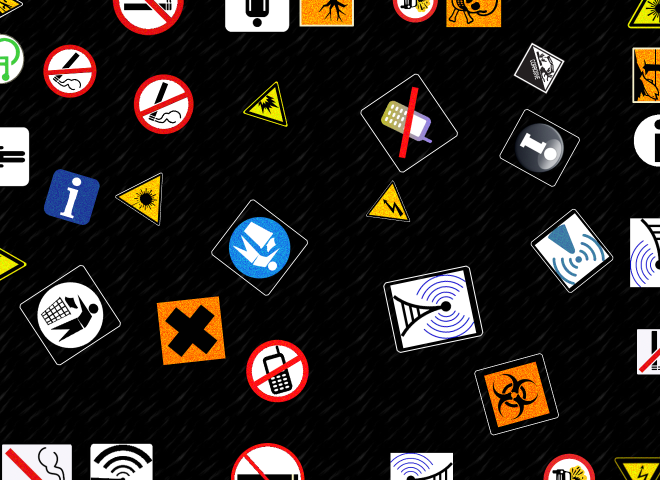
%> input picture TRABALHO_2/Seq39x/imagens/svpi2023_TP2_img_391_09.png, 1320 x 960 px (shown at 1/2 size); its folder holds only this picture in this run
$ octave border_counter_hsv.m   (GNU Octave 9; MATLAB toolbox functions it lacks are replaced by stand-ins)
%> lines starting %> are read from the running program, lines starting %| are printed output that depends on the picture; in (x1, y1, x2, y2) boxes, pixels count from 0 and x2, y2 are one past the last pixel; in counts of white or black regions, pixels touching at a corner belong together; the program's own positions count from 1
clear all
close all
clc
%function tp2_97746()
nn = 97746;

dificuldade = 1; % 1-hardest; 2-mid; 3 - easier

% lista = dir("Imagens de Referência/frame/svpi2023_TP2_img_*"+dificuldade+"_*.png");
% lista = dir("Imagens de Referência/noframe/svpi2023_TP2_img_*"+dificuldade+"_*.png");
 lista = dir("Seq39x/imagens/svpi2023_TP2_img_*"+dificuldade+"_*.png");
% lista = dir("../svpi2023_TP2_img_*"+dificuldade+"_*.png");

num_files = size(lista,1);
matrix = zeros(num_files,18);
for i=1:num_files
    tic
    file = lista(i).name;
    num_seq = str2double(file(18:20));
    num_img = str2double(file(22:23));
    image = im2double(imread([lista(i).folder,'\',lista(i).name]));
    %imshow(image)
    figure
    [obj_border,obj_ok,obj_frame,bio,cor,elec,explo,info,laser,lit,phone,smoking,tox,wc,wifi] = func_identifier(image);
    matrix(i,:) =[nn,num_seq,num_img,obj_border,obj_ok,obj_frame,bio,cor,elec,explo,info,laser,lit,phone,smoking,tox,wc,wifi];
    %pause
    toc
end
writematrix(matrix,"tp2_97746.txt")
disp('finished')
%close all
%end

function [obj_border,obj_ok,obj_frame,bio,cor,elec,explo,info,laser,lit,phone,smoking,tox,wc,wifi] = func_identifier(image)
obj_border = 0;
obj_ok = 0;
obj_frame = 0;
bio = 0;
cor = 0;
elec = 0;
explo = 0;
info = 0;
laser = 0;
lit = 0;
phone = 0;
smoking = 0;
tox = 0;
wc = 0;
wifi = 0;

Z_hsv = rgb2hsv(image);
%> Z_hsv: size 960x1320x3 double; mean H, S, V 0.0408, 0.078, 0.178
Z = Z_hsv(:,:,3);
Z = imadjust(Z);
Z = autobin(Z);
%> in autobin, `mask = graythresh(A);`: mask = 0.475
%> in autobin, `Z = imbinarize(A,mask);`:
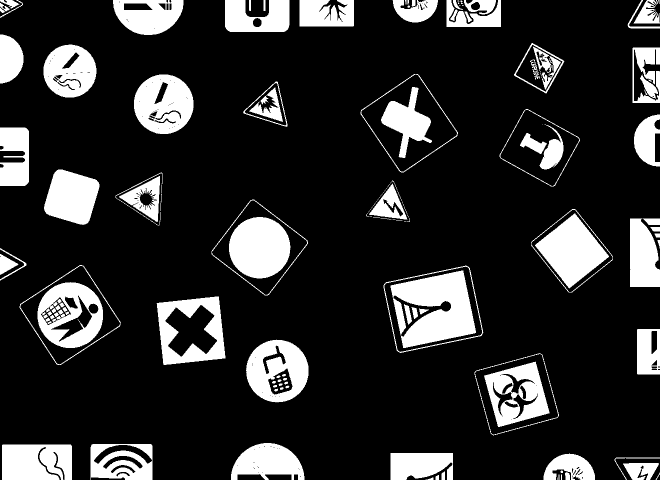
%> Z: size 960x1320 logical (shown at 1/2 size); 17.8% white; 153 white regions (46 under 20 px), largest, box (x1, y1, x2, y2) and area: (781, 541, 952, 696) 16519, (458, 434, 581, 557) 11820, (1070, 427, 1218, 577) 11349

% [7 lines of commented-out code are left out]

tolerance = 0.2;
tolerance_inf = 1-tolerance;
tolerance_sup = 1+tolerance;

mask = bwareaopen(Z, 200);
%> mask: size 960x1320 logical; 17.5% white; 56 white regions
[L,~] = bwlabel(mask);
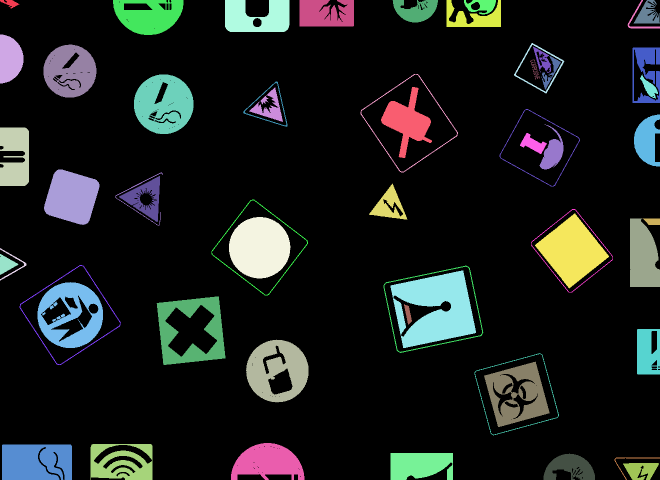
%> L: size 960x1320 double (shown at 1/2 size); 57 distinct labels, from 0 to 56; one colour per label, 0 black
features = regionprops(mask,'all');
%> features = 56 regions; largest, box (x1, y1, x2, y2), Area, Centroid, MajorAxisLength, MinorAxisLength and Eccentricity: (781, 541, 952, 696) 16519 [871.7 618.2] 171.7 157.5 0.399, (458, 434, 581, 557) 11820 [519.8 495.9] 122.7 122.6 0.0441, (1070, 427, 1218, 577) 11349 [1144.6 502.2] 127.8 118.5 0.375
border_limits_solidity = [0.044261*tolerance_inf 0.053804*tolerance_sup];
border_limits_circularity = [0.037822*tolerance_inf 0.046407*tolerance_sup];
border_idx_solidity = find([features.Solidity] > border_limits_solidity(1) & [features.Solidity]<border_limits_solidity(2));
%> border_idx_solidity = [7 13 17 25 28 35 37 41]
border_idx_circularity = find([features.Circularity] > border_limits_circularity(1) & [features.Circularity]<border_limits_circularity(2));
%> border_idx_circularity = [7 17 25 28 35 37 41 47]

mask = ismember(L, intersect(border_idx_solidity, border_idx_circularity));
%> mask: size 960x1320 logical; 0.51% white in thin lines or dots, all inside (x1, y1, x2, y2) = (39, 148, 1226, 871)
% subplot(1,3,1)
% imshow(mask)
filled = imfill(mask, 'holes');
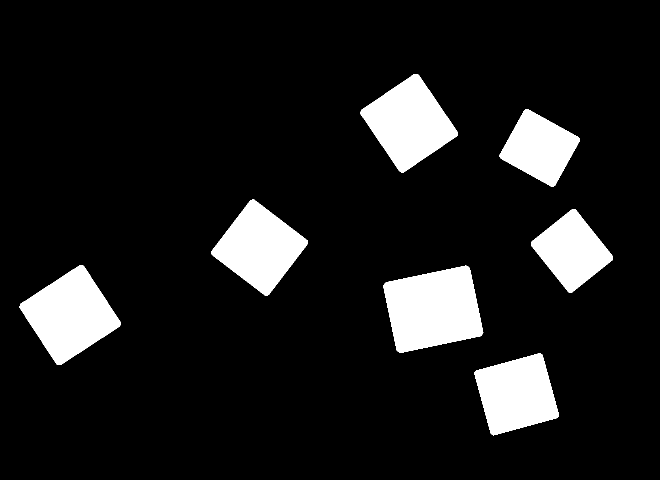
%> filled: size 960x1320 logical (shown at 1/2 size); 10.8% white; 7 white regions
features_filled = regionprops(filled,'all');
%> features_filled = 7 regions; largest, box (x1, y1, x2, y2), Area, Centroid, MajorAxisLength, MinorAxisLength and Eccentricity: (767, 531, 967, 706) 25472 [867 619] 203.9 166.1 0.58, (39, 530, 242, 730) 22408 [140.9 630.8] 176.8 168.7 0.299, (721, 148, 916, 345) 21142 [818.8 246.8] 173.9 161.8 0.367, (423, 399, 616, 591) 20048 [519.8 495.6] 166.2 160.5 0.259
border_idx_circularity = find([features_filled.Circularity] > 0.7);
%> border_idx_circularity = [1 2 3 4 5 6 7]
obj_frame = length(border_idx_circularity);
%> obj_frame = 7
Z = logical(Z-mask);

img = imdilate(Z,ones(3));
%> img: size 960x1320 logical; 19.6% white; 62 white regions (1 under 20 px), largest, box (x1, y1, x2, y2) and area: (780, 540, 953, 697) 17620, (457, 433, 582, 558) 12318, (74, 563, 207, 697) 12185
img = imfill(img,'holes');
%> img: size 960x1320 logical; 21.2% white; 49 white regions (1 under 20 px), largest, box (x1, y1, x2, y2) and area: (780, 540, 953, 697) 19764, (312, 592, 452, 731) 16155, (74, 563, 207, 697) 14107
Z = bwconvhull(img,'objects');
%> Z: size 960x1320 logical; 22.4% white; 37 white regions, largest, box (x1, y1, x2, y2) and area: (780, 540, 953, 697) 20023, (312, 592, 452, 731) 16386, (74, 563, 207, 697) 14240
Z = bwmorph(Z,"bridge");
Z = bwareaopen(Z, 200);

S = false(size(Z));
S(1,:)=1;S(end,:)=1;
%> after `S(1,:)=1`: S: size 960x1320 logical; 0.1% white in thin lines or dots, all inside (x1, y1, x2, y2) = (0, 0, 1320, 1)
S(:,1)=1;S(:,end)=1;
%> after `S(:,end)=1`: S: size 960x1320 logical; 0.36% white in thin lines or dots
S=and(S,Z);
%> S: size 960x1320 logical; 0.17% white in thin lines or dots
M = imreconstruct(S,Z);
%> M: size 960x1320 logical; 9.2% white; 20 white regions

subplot(1,2,1)
[L,obj_border] = bwlabel(M);
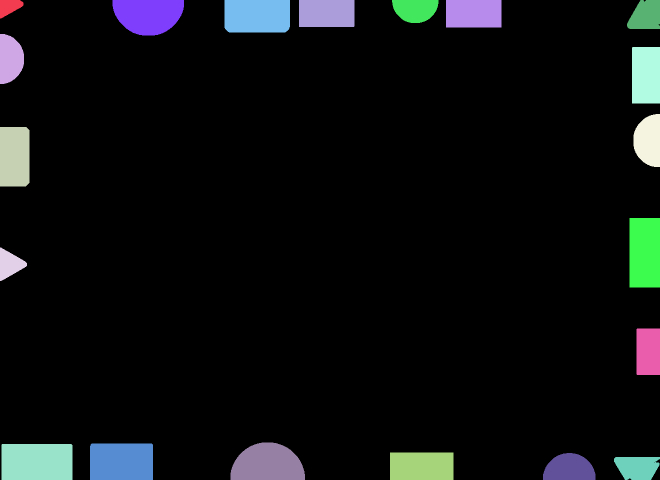
%> L: size 960x1320 double (shown at 1/2 size); 21 distinct labels, from 0 to 20; one colour per label, 0 black
%> obj_border = 20
%obj_border = n;
imshow(M)
hold on
features = regionprops(logical(L),'Circularity','Centroid','Solidity','Area','BoundingBox','Eccentricity');
%> features = 20 regions; largest, box (x1, y1, x2, y2), Area, Centroid, Eccentricity, Circularity and Solidity: (3, 888, 145, 960) 10220 [74.5 924.5] 0.862 0.741 1, (180, 887, 306, 960) 9187 [243.5 924] 0.815 0.776 1, (461, 885, 610, 960) 8924 [535.8 928.4] 0.848 0.769 0.994
for counter=1:obj_border
    x = features(counter).Centroid(1);
    y = features(counter).Centroid(2);
    text(x,y, {['Obj ' num2str(counter)]}, 'Color','r')
end
%> this loop made 20 passes
%> (x, y) on passes 1 to 12: (19.45, 14.36), (21.1, 118.4), (29.81, 313.9), (20.27, 529.2), (74.49, 924.5), (243.5, 924), (297.2, 30.97), (515, 32.72), (535.8, 928.4), (654, 27.5), (844, 933), (831.2, 20.24)

Z_adp = Z;
Z_adp(1,:)=1;Z_adp(end,:)=1;
Z_adp(:,1)=1;Z_adp(:,end)=1;
%> after `Z_adp(:,1)=1`: Z_adp: size 960x1320 logical; 22.6% white; 21 white regions, largest, box (x1, y1, x2, y2) and area: (0, 0, 1320, 960) 94519, (780, 540, 953, 697) 20023, (312, 592, 452, 731) 16386
%> after `Z_adp(:,end)=1`:
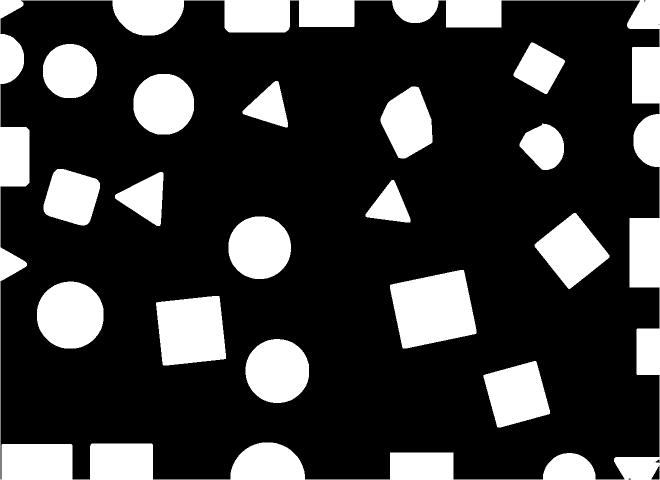
%> Z_adp: size 960x1320 logical (shown at 1/2 size); 22.6% white; 17 white regions, largest, box (x1, y1, x2, y2) and area: (0, 0, 1320, 960) 118693, (780, 540, 953, 697) 20023, (312, 592, 452, 731) 16386
N = imclearborder(Z_adp);
%> N: size 960x1320 logical; 13.2% white; 16 white regions
[L,obj_ok] = bwlabel(N);
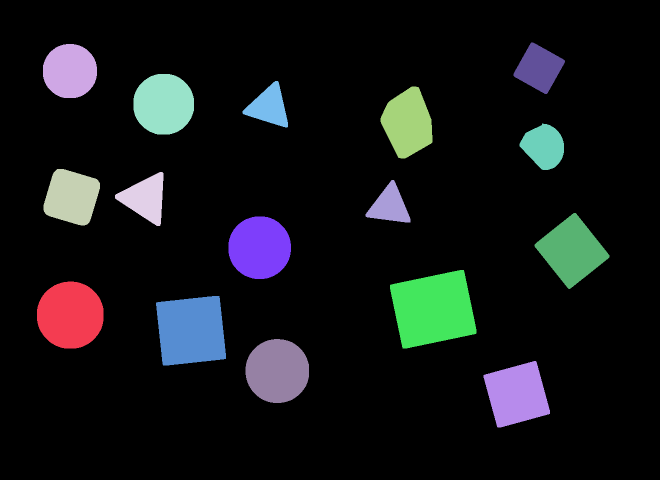
%> L: size 960x1320 double (shown at 1/2 size); 17 distinct labels, from 0 to 16; one colour per label, 0 black
%> obj_ok = 16
subplot(1,2,2)
imshow(N)
hold on
features = regionprops(logical(L),'Circularity','Centroid','Solidity','Area','BoundingBox','Eccentricity');
%> features = 16 regions; largest, box (x1, y1, x2, y2), Area, Centroid, Eccentricity, Circularity and Solidity: (780, 540, 953, 697) 20023 [867 619] 0.505 0.789 0.988, (312, 592, 452, 731) 16386 [382.7 661.9] 0.0486 0.802 0.987, (74, 563, 207, 697) 14240 [141.2 630.8] 0.0635 1 0.993
for counter=1:obj_ok
    x = features(counter).Centroid(1);
    y = features(counter).Centroid(2);
    text(x,y, {['Obj ' num2str(counter)], num2str(features(counter).Circularity)}, 'Color','r')
end
%> this loop made 16 passes
%> (x, y) on passes 1 to 12: (141.2, 630.8), (140.4, 142.8), (143.9, 394.8), (291.4, 397.1), (328, 209), (382.7, 661.9), (519.8, 495.9), (538.6, 214.1), (555.3, 742.6), (779.9, 412.4), (816.2, 246.6), (867, 619)
%> `[obj_border,obj_ok,obj_frame,bio,cor,elec,explo,info,laser,lit,phone,s..`:
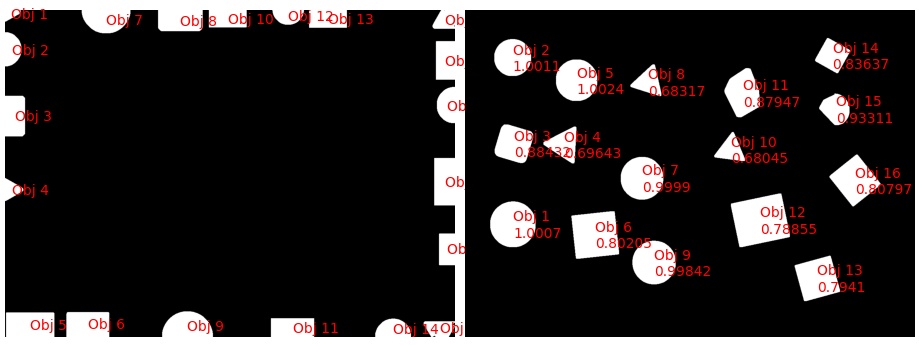
%> figure redrawn from the program's plot data, 2 panels
%> `[obj_border,obj_ok,obj_frame,bio,cor,elec,explo,info,laser,lit,phone,s..`: obj_border = 20; obj_ok = 16; obj_frame = 7; bio = 0


end
function Z = autobin(A)
  mask = graythresh(A);
  Z = imbinarize(A,mask);
  if mask < mean(Z(:))
      Z = 1-Z;
  end
end

$ run again, on TRABALHO_2/Seq39x/imagens/svpi2023_TP2_img_391_14.png
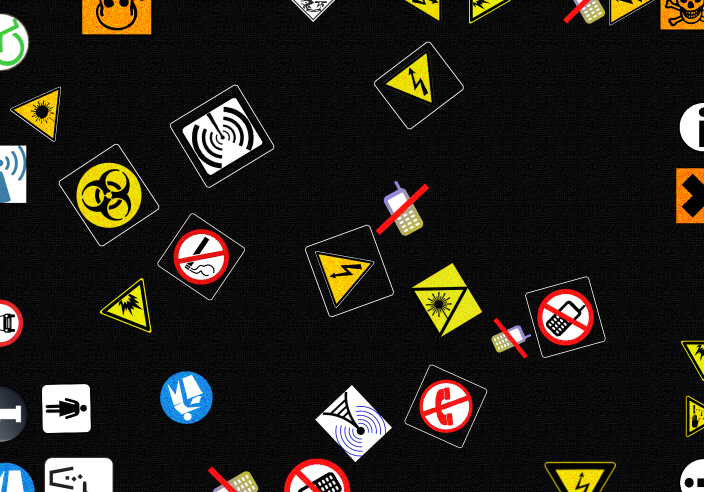
%> input picture TRABALHO_2/Seq39x/imagens/svpi2023_TP2_img_391_14.png, 1408 x 984 px (shown at 1/2 size)
%> Z_hsv: size 984x1408x3 double; mean H, S, V 0.0255, 0.0738, 0.157
%> in autobin, `mask = graythresh(A);`: mask = 0.494
%> in func_identifier, `features = regionprops(mask,'all');`: features = 57 regions; largest, box (x1, y1, x2, y2), Area, Centroid, MajorAxisLength, MinorAxisLength and Eccentricity: (631, 770, 784, 924) 10188 [710.3 850.5] 135 123.8 0.399, (153, 325, 283, 456) 9686 [218.4 390.9] 140.7 140.4 0.0669, (365, 196, 525, 350) 9452 [444.9 273.2] 139 134.6 0.248
%> border_idx_solidity = [10 16 18 25 30 33 42]
%> in func_identifier, `border_idx_circularity = find([features.Circularity] > border_limits_c..`: border_idx_circularity = [10 16 18 25 30 33 36 39 42 53]
%> filled: size 984x1408 logical; 9.8% white; 7 white regions
%> features_filled = 7 regions; largest, box (x1, y1, x2, y2), Area, Centroid, MajorAxisLength, MinorAxisLength and Eccentricity: (340, 169, 549, 375) 24010 [444.6 272.9] 183.2 174.4 0.307, (117, 288, 319, 493) 22658 [218.5 390.7] 181.8 165.9 0.409, (610, 449, 788, 634) 20809 [699.5 542.4] 173.2 159.9 0.384, (1050, 553, 1211, 716) 17894 [1131.4 634.8] 156.1 152.6 0.209
%> in func_identifier, `border_idx_circularity = find([features_filled.Circularity] > 0.7);`: border_idx_circularity = [1 2 3 4 5 6 7]
%> in func_identifier, `obj_frame = length(border_idx_circularity);`: obj_frame = 7
%> M: size 984x1408 logical; 6.7% white; 21 white regions
%> in func_identifier, `[L,obj_border] = bwlabel(M);`: obj_border = 21
%> in func_identifier, `features = regionprops(logical(L),'Circularity','Centroid','Solidity',..`: features = 21 regions; largest, box (x1, y1, x2, y2), Area, Centroid, Eccentricity, Circularity and Solidity: (163, 0, 303, 70) 9799 [233.5 35.5] 0.866 0.733 1, (89, 915, 226, 984) 9380 [158 950.2] 0.864 0.762 0.999, (1088, 923, 1233, 984) 7337 [1160.9 951.3] 0.878 0.721 0.995
%> the loop in func_identifier, `for counter=1:obj_border` made 21 passes
%> (x, y) on passes 1 to 8: (25.21, 84.61), (27.49, 349), (20.72, 646.9), (22.88, 829.4), (31.17, 958.2), (158, 950.2), (233.5, 35.5), (463.8, 961.3)
%> N: size 984x1408 logical; 10.2% white; 15 white regions
%> in func_identifier, `[L,obj_ok] = bwlabel(N);`:
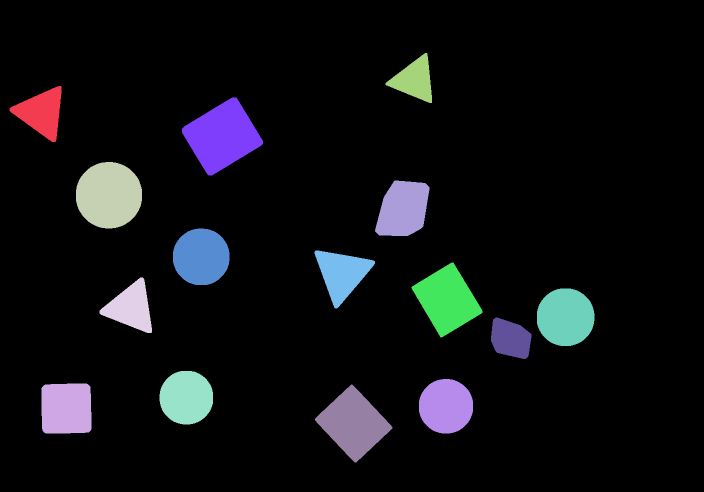
%> L: size 984x1408 double (shown at 1/2 size); 16 distinct labels, from 0 to 15; one colour per label, 0 black
%> in func_identifier, `[L,obj_ok] = bwlabel(N);`: obj_ok = 15
%> in func_identifier, `features = regionprops(logical(L),'Circularity','Centroid','Solidity',..`: features = 15 regions; largest, box (x1, y1, x2, y2), Area, Centroid, Eccentricity, Circularity and Solidity: (364, 195, 526, 351) 14563 [444.9 273.3] 0.497 0.835 0.989, (152, 324, 284, 457) 13939 [218.4 391] 0.0391 1 0.992, (630, 769, 785, 925) 12549 [707.8 847.7] 0.504 0.81 0.991
%> the loop in func_identifier, `for counter=1:obj_ok` made 15 passes
%> (x, y) on passes 1 to 8: (83.73, 225.8), (133.4, 817.7), (218.4, 391), (262.5, 615.7), (373.3, 795.7), (403, 514.2), (444.9, 273.3), (684.6, 548.2)
%> `[obj_border,obj_ok,obj_frame,bio,cor,elec,explo,info,laser,lit,phone,s..`:
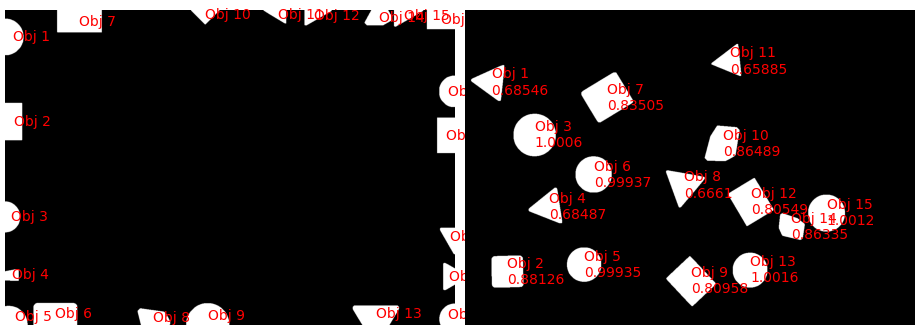
%> figure redrawn from the program's plot data, 2 panels
%> `[obj_border,obj_ok,obj_frame,bio,cor,elec,explo,info,laser,lit,phone,s..`: obj_border = 21; obj_ok = 15; obj_frame = 7; bio = 0
